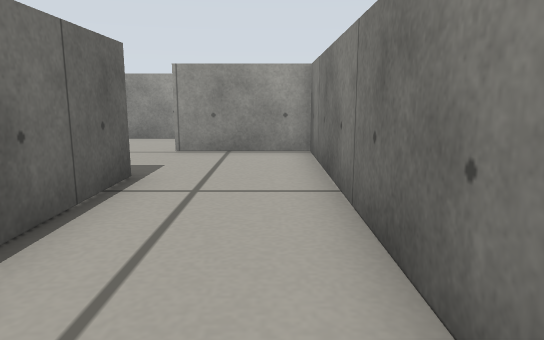
View 1 (above)

12 first-person views from a walk through a robot-simulator world made for Gazebo. The camera is 0.29 m above the floor, tilts 10° down and sees 70° across. The floor is counted in squares, 0.25 m on a side. Each view is taken from the middle of a square. On the plan, view 1 faces up. The plan holds only what a view shows up to about 14 squares ahead; the rest is blank.

View 2
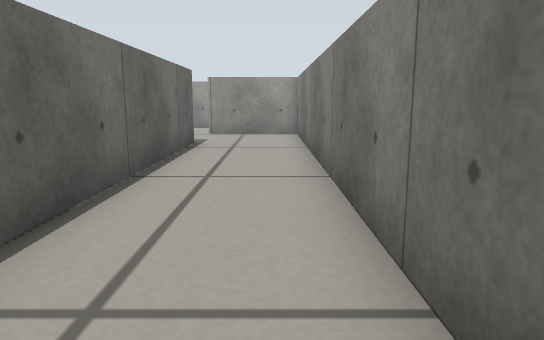

View 3
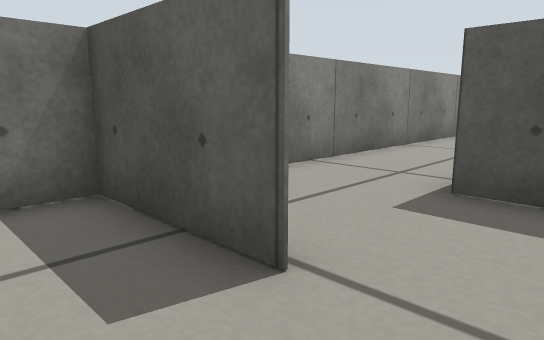

View 4
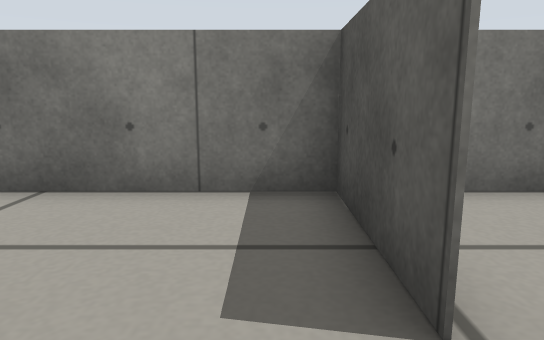

View 5
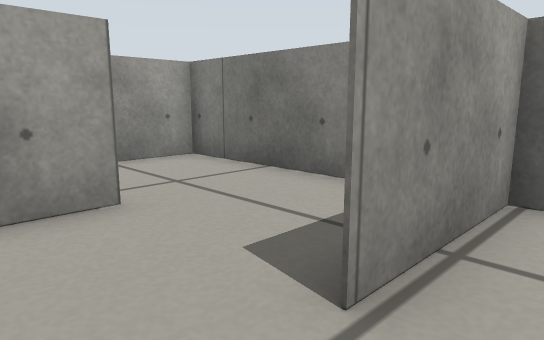

View 6
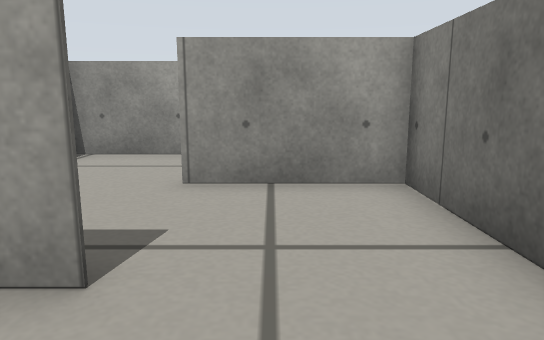

View 7
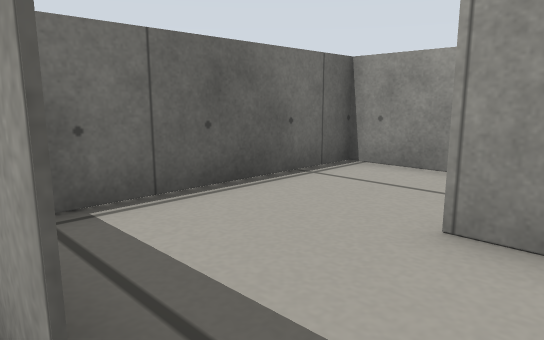

View 8
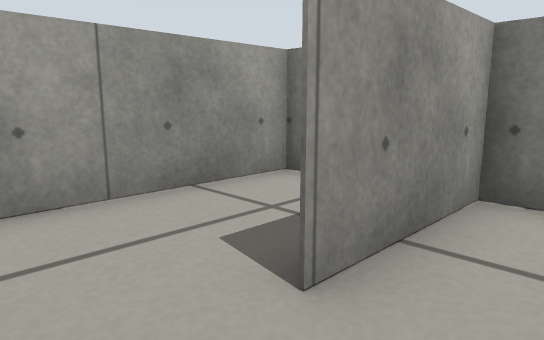

View 9
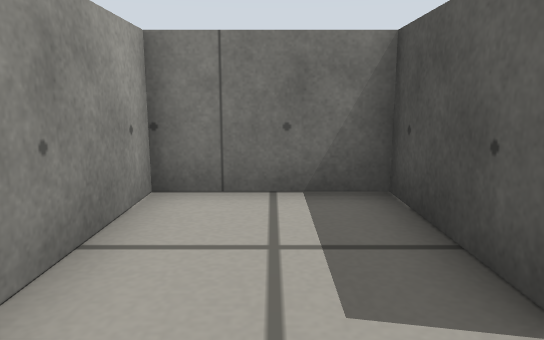

View 10
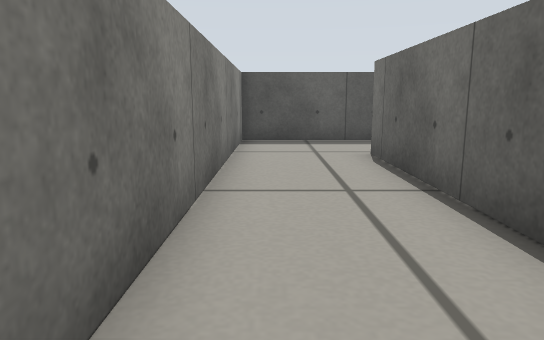

View 11
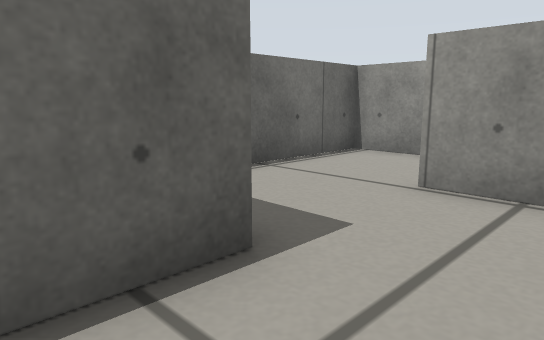

View 12
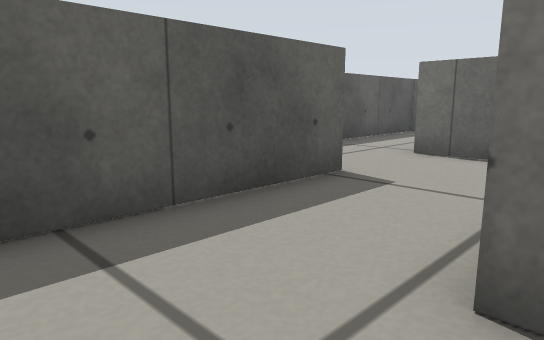

### Floor plan
Points are (right, up) in squares from view 1. A wall is a line through its corners. A room is listed if a view was taken in it or the views show most of it. See-through windows are left out.
Room 1 (views 1, 2, 10, 11, 12)
walls: (-2.2, 6) (-2.2, -6.6); (-5.5, -9.8) (0.9, -9.8) (0.9, 8.9); (-8.5, -8.4) (-8.5, -10); (1, 9.1) (-2.4, 9.1)
ways out: opening at (-2, 7.5) to room 3; opening at (-6.5, -10)
Room 2 (views 3, 4, 6)
walls: (-2.4, 9.2) (1, 9.2); (-2.1, 12.3) (-5.4, 12.3); (0.9, 8.9) (0.9, 11.6); (-5.4, 12) (-5.4, 8.8)
ways out: opening at (-3.5, 9) to room 3; opening at (-1, 12) to room 4
Room 3 (view 5)
walls: (-3.2, 6) (-2.2, 6)
ways out: opening at (-2, 7.5) to room 1; opening at (-3.5, 9) to room 2
Room 4 (views 7, 8)
walls: (0.9, 11.6) (0.9, 15.1); (1, 15.4) (-2.4, 15.4); (-5.4, 15.4) (-5.4, 12)
ways out: opening at (-1, 12) to room 2; opening at (-3.5, 15) to room 5
Room 5 (view 9)
walls: (-2, 15.5) (1, 15.5); (0.9, 15.1) (0.9, 18.6) (-5.4, 18.6) (-5.4, 15.4)
ways out: opening at (-3.5, 15) to room 4

Where each view was taken, in squares from view 1:
view 1: 0 up, 0 right, facing up
view 2: 5 down, 0 right, facing up
view 3: 11 up, 4 left, facing down-right
view 4: 10 up, 4 left, facing right
view 5: 8 up, 4 left, facing up-right
view 6: 10 up, 1 left, facing up
view 7: 12 up, 1 left, facing up-left
view 8: 14 up, 4 left, facing up-right
view 9: 17 up, 4 left, facing right
view 10: 2 up, 0 right, facing down
view 11: 4 up, 0 right, facing up-left
view 12: 6 down, 0 right, facing down-left
